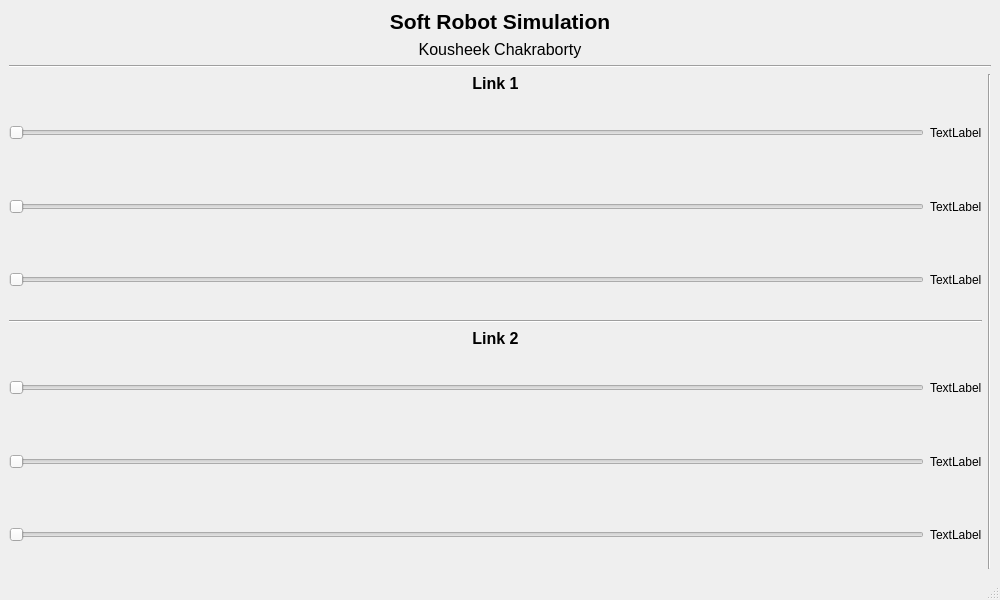
<?xml version="1.0" encoding="UTF-8"?>
<ui version="4.0">
 <class>MainWindow</class>
 <widget class="QMainWindow" name="MainWindow">
  <property name="geometry">
   <rect>
    <x>0</x>
    <y>0</y>
    <width>1000</width>
    <height>600</height>
   </rect>
  </property>
  <property name="windowTitle">
   <string>Soft Robot Simulation</string>
  </property>
  <widget class="QWidget" name="centralwidget">
   <layout class="QVBoxLayout" name="verticalLayout_2">
    <item>
     <widget class="QLabel" name="Title">
      <property name="sizePolicy">
       <sizepolicy hsizetype="Preferred" vsizetype="Maximum">
        <horstretch>0</horstretch>
        <verstretch>0</verstretch>
       </sizepolicy>
      </property>
      <property name="font">
       <font>
        <pointsize>16</pointsize>
        <weight>75</weight>
        <bold>true</bold>
       </font>
      </property>
      <property name="text">
       <string>Soft Robot Simulation</string>
      </property>
      <property name="alignment">
       <set>Qt::AlignCenter</set>
      </property>
     </widget>
    </item>
    <item>
     <widget class="QLabel" name="Subtitle">
      <property name="sizePolicy">
       <sizepolicy hsizetype="Minimum" vsizetype="Maximum">
        <horstretch>0</horstretch>
        <verstretch>0</verstretch>
       </sizepolicy>
      </property>
      <property name="font">
       <font>
        <pointsize>12</pointsize>
        <weight>50</weight>
        <bold>false</bold>
       </font>
      </property>
      <property name="text">
       <string>Kousheek Chakraborty</string>
      </property>
      <property name="alignment">
       <set>Qt::AlignCenter</set>
      </property>
     </widget>
    </item>
    <item>
     <widget class="Line" name="line_3">
      <property name="orientation">
       <enum>Qt::Horizontal</enum>
      </property>
     </widget>
    </item>
    <item>
     <layout class="QHBoxLayout" name="horizontalLayout" stretch="1,0">
      <item>
       <layout class="QVBoxLayout" name="verticalLayout_3">
        <item>
         <widget class="QLabel" name="link1_title">
          <property name="sizePolicy">
           <sizepolicy hsizetype="Preferred" vsizetype="Maximum">
            <horstretch>0</horstretch>
            <verstretch>0</verstretch>
           </sizepolicy>
          </property>
          <property name="font">
           <font>
            <pointsize>12</pointsize>
            <weight>75</weight>
            <bold>true</bold>
           </font>
          </property>
          <property name="text">
           <string>Link 1</string>
          </property>
          <property name="alignment">
           <set>Qt::AlignCenter</set>
          </property>
         </widget>
        </item>
        <item>
         <layout class="QHBoxLayout" name="horizontalLayout_2">
          <item>
           <widget class="QSlider" name="l1a">
            <property name="minimum">
             <number>20</number>
            </property>
            <property name="maximum">
             <number>80</number>
            </property>
            <property name="orientation">
             <enum>Qt::Horizontal</enum>
            </property>
            <property name="invertedAppearance">
             <bool>false</bool>
            </property>
            <property name="invertedControls">
             <bool>false</bool>
            </property>
            <property name="tickPosition">
             <enum>QSlider::NoTicks</enum>
            </property>
           </widget>
          </item>
          <item>
           <widget class="QLabel" name="l1a_val">
            <property name="text">
             <string>TextLabel</string>
            </property>
           </widget>
          </item>
         </layout>
        </item>
        <item>
         <layout class="QHBoxLayout" name="horizontalLayout_3">
          <item>
           <widget class="QSlider" name="l1b">
            <property name="minimum">
             <number>20</number>
            </property>
            <property name="maximum">
             <number>80</number>
            </property>
            <property name="orientation">
             <enum>Qt::Horizontal</enum>
            </property>
            <property name="tickPosition">
             <enum>QSlider::NoTicks</enum>
            </property>
           </widget>
          </item>
          <item>
           <widget class="QLabel" name="l1b_val">
            <property name="text">
             <string>TextLabel</string>
            </property>
           </widget>
          </item>
         </layout>
        </item>
        <item>
         <layout class="QHBoxLayout" name="horizontalLayout_4">
          <item>
           <widget class="QSlider" name="l1c">
            <property name="minimum">
             <number>20</number>
            </property>
            <property name="maximum">
             <number>80</number>
            </property>
            <property name="orientation">
             <enum>Qt::Horizontal</enum>
            </property>
            <property name="tickPosition">
             <enum>QSlider::NoTicks</enum>
            </property>
           </widget>
          </item>
          <item>
           <widget class="QLabel" name="l1c_val">
            <property name="text">
             <string>TextLabel</string>
            </property>
           </widget>
          </item>
         </layout>
        </item>
        <item>
         <widget class="Line" name="line">
          <property name="orientation">
           <enum>Qt::Horizontal</enum>
          </property>
         </widget>
        </item>
        <item>
         <widget class="QLabel" name="link2_title">
          <property name="sizePolicy">
           <sizepolicy hsizetype="Preferred" vsizetype="Maximum">
            <horstretch>0</horstretch>
            <verstretch>0</verstretch>
           </sizepolicy>
          </property>
          <property name="font">
           <font>
            <pointsize>12</pointsize>
            <weight>75</weight>
            <bold>true</bold>
           </font>
          </property>
          <property name="text">
           <string>Link 2</string>
          </property>
          <property name="alignment">
           <set>Qt::AlignCenter</set>
          </property>
         </widget>
        </item>
        <item>
         <layout class="QHBoxLayout" name="horizontalLayout_5">
          <item>
           <widget class="QSlider" name="l2a">
            <property name="minimum">
             <number>20</number>
            </property>
            <property name="maximum">
             <number>80</number>
            </property>
            <property name="orientation">
             <enum>Qt::Horizontal</enum>
            </property>
            <property name="tickPosition">
             <enum>QSlider::NoTicks</enum>
            </property>
           </widget>
          </item>
          <item>
           <widget class="QLabel" name="l2a_val">
            <property name="text">
             <string>TextLabel</string>
            </property>
           </widget>
          </item>
         </layout>
        </item>
        <item>
         <layout class="QHBoxLayout" name="horizontalLayout_6">
          <item>
           <widget class="QSlider" name="l2b">
            <property name="minimum">
             <number>20</number>
            </property>
            <property name="maximum">
             <number>80</number>
            </property>
            <property name="orientation">
             <enum>Qt::Horizontal</enum>
            </property>
            <property name="tickPosition">
             <enum>QSlider::NoTicks</enum>
            </property>
           </widget>
          </item>
          <item>
           <widget class="QLabel" name="l2b_val">
            <property name="text">
             <string>TextLabel</string>
            </property>
           </widget>
          </item>
         </layout>
        </item>
        <item>
         <layout class="QHBoxLayout" name="horizontalLayout_7">
          <item>
           <widget class="QSlider" name="l2c">
            <property name="minimum">
             <number>20</number>
            </property>
            <property name="maximum">
             <number>80</number>
            </property>
            <property name="orientation">
             <enum>Qt::Horizontal</enum>
            </property>
            <property name="tickPosition">
             <enum>QSlider::NoTicks</enum>
            </property>
           </widget>
          </item>
          <item>
           <widget class="QLabel" name="l2c_val">
            <property name="text">
             <string>TextLabel</string>
            </property>
           </widget>
          </item>
         </layout>
        </item>
       </layout>
      </item>
      <item>
       <widget class="Line" name="line_2">
        <property name="orientation">
         <enum>Qt::Vertical</enum>
        </property>
       </widget>
      </item>
     </layout>
    </item>
   </layout>
  </widget>
  <widget class="QStatusBar" name="statusbar"/>
 </widget>
 <resources/>
 <connections/>
</ui>
